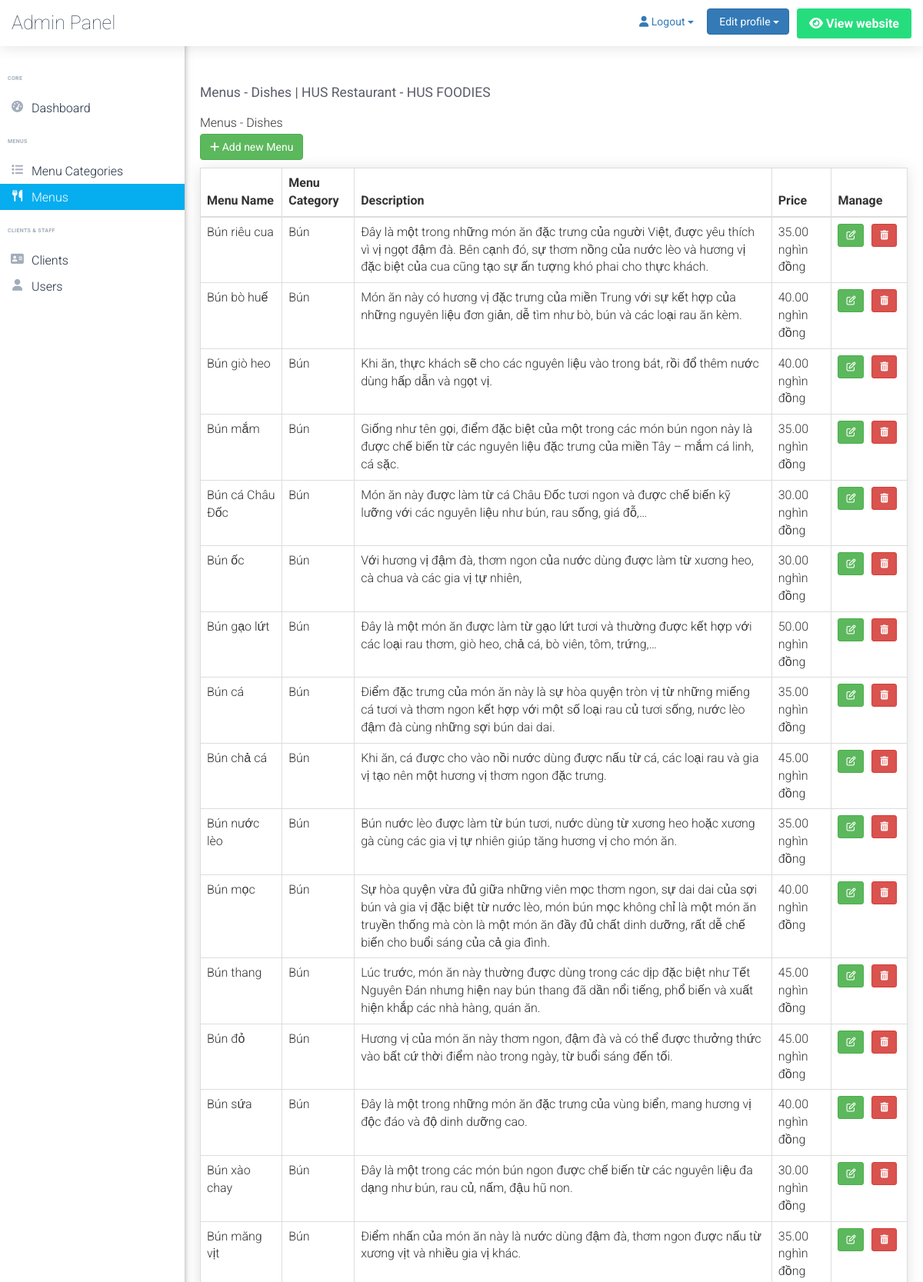
The page /admin/menus.php (signed in, upper part) on the database its author committed.
### tables this page shows
CREATE TABLE `menus` (
  `menu_id` int(5) NOT NULL,
  `menu_name` varchar(100) NOT NULL,
  `menu_description` varchar(255) NOT NULL,
  `menu_price` decimal(6,2) NOT NULL,
  `menu_image` varchar(255) NOT NULL,
  `category_id` int(3) NOT NULL
);

CREATE TABLE `menu_categories` (
  `category_id` int(3) NOT NULL,
  `category_name` varchar(50) NOT NULL
);

### admin/menus.php (the view, shortened to what this page needs)
<?php
$pageTitle = 'Menus - Dishes';
if (isset($_SESSION['username']) && isset($_SESSION['password'])) {
    include '../common/connect.php';
    include '../common/functions.php';
    include 'Includes/templates/header.php';
    include 'Includes/templates/navbar.php';
?>
    <?php
    $do = '';
    if (isset($_GET['do']) && in_array(htmlspecialchars($_GET['do']), array('Add', 'Edit')))
        $do = $_GET['do'];
    else
        $do = 'Manage';
    if ($do == "Manage") {
        $query = $conn->query("SELECT * FROM menus m, menu_categories mc where mc.category_id = m.category_id");
        $menus = $query->fetch_all(MYSQLI_ASSOC);
    ?>
        <div class="card">
            <div class="card-header">
                <?php echo $pageTitle; ?>
            </div>
            <div class="card-body">
                <div class="above-table" style="margin-bottom: 1rem!important;">
                    <a href="menus.php?do=Add" class="btn btn-success">
                        <i class="fa fa-plus"></i>
                        <span>Add new Menu</span>
                    </a>
                </div>
                <table class="table table-bordered menus-table">
                    <thead>
                        <tr>
                            <th scope="col">Menu Name</th>
                            <th scope="col">Menu Category</th>
                            <th scope="col">Description</th>
                            <th scope="col">Price</th>
                            <th scope="col">Manage</th>
                        </tr>
                    </thead>
                    <tbody>
                        <?php
                        foreach ($menus as $menu) {
                            echo "<tr>";
                            echo "<td>";
                            echo $menu['menu_name'];
                            echo "</td>";
                            echo "<td style = 'text-transform:capitalize'>";
                            echo $menu['category_name'];
                            echo "</td>";
                            echo "<td>";
                            echo $menu['menu_description'];
                            echo "</td>";
                            echo "<td>";
                            echo $menu['menu_price'] . " nghìn đồng";
                            echo "</td>";
                            echo "<td>";
                        ?>
                            <ul class="list-inline m-0">
                                <li class="list-inline-item" data-toggle="tooltip" title="Edit">
                                    <button class="btn btn-success btn-sm rounded-0">
                                        <a href="menus.php?do=Edit&menu_id=<?php echo $menu['menu_id']; ?>" style="color: white;">
                                            <i class="fa fa-edit"></i>
                                        </a>
                                    </button>
                                </li>
                                <li class="list-inline-item" data-toggle="tooltip" title="Delete">
                                    <button class="btn btn-danger btn-sm rounded-0" id="delete_menu_bttn">
                                        <a href="actions/delete_menu.php?menu_id=<?php echo $menu['menu_id']; ?>" style="color: white;">
                                            <i class="fa fa-trash"></i>
                                        </a>
                                    </button>
                                </li>
                            </ul>
                        <?php
                            echo "</td>";
                            echo "</tr>";
                        }
                        ?>
                    </tbody>
                </table>
            </div>
        </div>
    <?php
    }
    include 'Includes/templates/footer.php';
} else {
    header('Location: index.php');
    exit();
}
?>

### admin/self/main.css (style rules this page uses)
a, a:hover { text-decoration: none !important; }
ul { display: block; list-style: none; padding: 0; margin: 0; }
html { scroll-behavior: smooth; }
body { font-family: 'Roboto', sans-serif; font-size: 16px; line-height: 28px; font-weight: 300; }
.list-inline { display: flex; }

### admin/menus.php (style rules this page uses)
.menus-table { -webkit-box-shadow: 0 .15rem 1.75rem 0 rgba(58, 59, 69, .15) !important; box-shadow: 0 .15rem 1.75rem 0 rgba(58, 59, 69, .15) !important; }

### rows shown on the page
menus: menu_name "Bún riêu cua", category.category_name "Bún", menu_description "Đây là một trong những món ăn đặc trưng của người Việt, được yêu thích vì vị ngọt đậm đà. Bên cạnh đó, sự thơm nồng của nước lèo và hương vị đặc biệt của cua cũng tạo sự ấn tượng khó phai cho thực khách.", menu_price "35.00"
menus: menu_name "Bún bò huế", category.category_name "Bún", menu_description "Món ăn này có hương vị đặc trưng của miền Trung với sự kết hợp của những nguyên liệu đơn giản, dễ tìm như bò, bún và các loại rau ăn kèm.", menu_price "40.00"
menus: menu_name "Bún giò heo", category.category_name "Bún", menu_description "Khi ăn, thực khách sẽ cho các nguyên liệu vào trong bát, rồi đổ thêm nước dùng hấp dẫn và ngọt vị.", menu_price "40.00"
menus: menu_name "Bún mắm", category.category_name "Bún", menu_description "Giống như tên gọi, điểm đặc biệt của một trong các món bún ngon này là được chế biến từ các nguyên liệu đặc trưng của miền Tây – mắm cá linh, cá sặc.", menu_price "35.00"
menus: menu_name "Bún cá Châu Đốc", category.category_name "Bún", menu_description "Món ăn này được làm từ cá Châu Đốc tươi ngon và được chế biến kỹ lưỡng với các nguyên liệu như bún, rau sống, giá đỗ,…", menu_price "30.00"
menus: menu_name "Bún ốc", category.category_name "Bún", menu_description "Với hương vị đậm đà, thơm ngon của nước dùng được làm từ xương heo, cà chua và các gia vị tự nhiên,", menu_price "30.00"
menus: menu_name "Bún gạo lứt", category.category_name "Bún", menu_description "Đây là một món ăn được làm từ gạo lứt tươi và thường được kết hợp với các loại rau thơm, giò heo, chả cá, bò viên, tôm, trứng,…", menu_price "50.00"
menus: menu_name "Bún cá", category.category_name "Bún", menu_description "Điểm đặc trưng của món ăn này là sự hòa quyện tròn vị từ những miếng cá tươi và thơm ngon kết hợp với một số loại rau củ tươi sống, nước lèo đậm đà cùng những sợi bún dai dai.", menu_price "35.00"
menus: menu_name "Bún chả cá", category.category_name "Bún", menu_description "Khi ăn, cá được cho vào nồi nước dùng được nấu từ cá, các loại rau và gia vị tạo nên một hương vị thơm ngon đặc trưng.", menu_price "45.00"
menus: menu_name "Bún nước lèo", category.category_name "Bún", menu_description "Bún nước lèo được làm từ bún tươi, nước dùng từ xương heo hoặc xương gà cùng các gia vị tự nhiên giúp tăng hương vị cho món ăn.", menu_price "35.00"
menus: menu_name "Bún mọc", category.category_name "Bún", menu_description "Sự hòa quyện vừa đủ giữa những viên mọc thơm ngon, sự dai dai của sợi bún và gia vị đặc biệt từ nước lèo, món bún mọc không chỉ là một món ăn truyền thống mà còn là một món ăn đầy đủ chất dinh dưỡng, rất dễ chế biến cho buổi sáng của cả gia đình.", menu_price "40.00"
menus: menu_name "Bún thang", category.category_name "Bún", menu_description "Lúc trước, món ăn này thường được dùng trong các dịp đặc biệt như Tết Nguyên Đán nhưng hiện nay bún thang đã dần nổi tiếng, phổ biến và xuất hiện khắp các nhà hàng, quán ăn.", menu_price "45.00"
menus: menu_name "Bún đỏ", category.category_name "Bún", menu_description "Hương vị của món ăn này thơm ngon, đậm đà và có thể được thưởng thức vào bất cứ thời điểm nào trong ngày, từ buổi sáng đến tối.", menu_price "45.00"
menus: menu_name "Bún sứa", category.category_name "Bún", menu_description "Đây là một trong những món ăn đặc trưng của vùng biển, mang hương vị độc đáo và độ dinh dưỡng cao.", menu_price "40.00"
menus: menu_name "Bún xào chay", category.category_name "Bún", menu_description "Đây là một trong các món bún ngon được chế biến từ các nguyên liệu đa dạng như bún, rau củ, nấm, đậu hũ non.", menu_price "30.00"
menus: menu_name "Bún măng vịt", category.category_name "Bún", menu_description "Điểm nhấn của món ăn này là nước dùng đậm đà, thơm ngon được nấu từ xương vịt và nhiều gia vị khác.", menu_price "35.00"

### other values the page prints
$pageTitle "Menus - Dishes"
